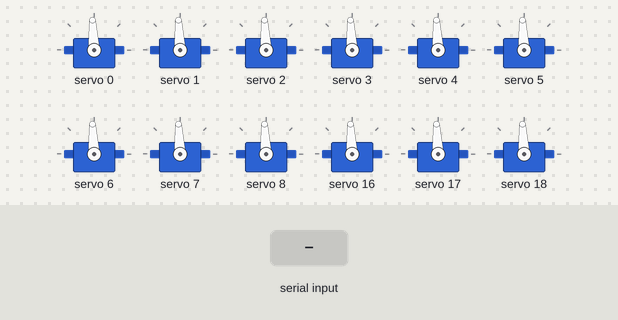
The sketch below on a simulated Seeed XIAO ESP32-C3. Shown: 12 × servo. The test bench sets the inputs (shaded band). EEPROM starts erased; what the sketch prints to the serial monitor is not drawn.

Above: at 5.9 s.
6.0 s: "w\n" received over Serial
7.5 s: "1\n" received over Serial
9.0 s: "2\n" received over Serial
Timing chart, 0 to 12.0 s (numbered marks = the images above; inputs shaded):
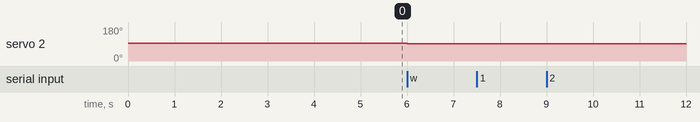

Measured:
- after the input at 6.0 s, servo 2: 93° → 92° at once
- after the input at 7.5 s, every drawn part: stays the same
- after the input at 9.0 s, every drawn part: stays the same

The sketch:

03_leg_ik_demo.ino
```cpp
// mini_hexapod stage 3: single-leg IK demo.
//
// Hardware: XIAO ESP32-C3 + 2x PCA9685 (right=0x40, left=0x41).
// Purpose:  Drive any leg's foot tip to commanded (x, y, z) in body frame
//           via inverse kinematics. Uses trims calibrated in stage 2 (loaded
//           from NVS). Verifies IK math + trims + per-joint sign conventions.
//
// Geometry (mm, body frame +X forward, +Y left, +Z up; origin = body center):
//   Coxa pivots and axis angles:
//     FR (+56.75, -32.0)   axis -45°
//     MR (  0.00, -42.4)   axis -90°
//     RR (-56.75, -32.0)   axis -135°
//     FL (+56.75, +32.0)   axis +45°
//     ML (  0.00, +42.4)   axis +90°
//     RL (-56.75, +32.0)   axis +135°
//   L2 (femur) = 55, L3 (tibia) = 89.5
//
// Joint conventions (the angles IK produces):
//   coxa  - CCW about body +Z, measured from this leg's coxa axis
//   femur - tilt ABOVE horizontal (positive = knee above coxa pivot)
//   knee  - bend DOWN from femur extension (positive = tibia rotates downward)
//
// SIGN[leg][joint]: +1 if servo us increases in same direction as kinematic
// angle, -1 if opposite. Defaults to +1 everywhere — edit and re-upload when
// you observe a joint moving the wrong way.
//
// Serial Monitor: 115200, "No line ending".
//
// Commands:
//   Leg select:  1=FR 2=MR 3=RR 4=FL 5=ML 6=RL
//   Move foot tip in body frame (current leg only):
//     w/s  +/- 1mm X (forward/back)    W/S  +/- 10mm
//     a/d  +/- 1mm Y (left/right)      A/D  +/- 10mm
//     r/f  +/- 1mm Z (up/down)         R/F  +/- 10mm
//   h    home current leg via IK (foot at standing pose)
//   H    home all 6 legs
//   z    zero current leg (joints to trim — kinematic zero, leg extended)
//   Z    zero all 6 legs
//   p    print state    ?    help
//
// Workflow: on boot all legs go to TRIM pose (fully extended outward — no IK,
// no SIGN involved, so any servo mount direction is OK).  Type 'h' to home
// current leg via IK. If a joint moves WRONG way, note which, flip the
// corresponding SIGN[][] entry below, re-upload.

#include <Wire.h>
#include <Adafruit_PWMServoDriver.h>
#include <Preferences.h>
#include <math.h>

constexpr uint16_t SERVO_MIN_US = 500;
constexpr uint16_t SERVO_MAX_US = 2500;
constexpr uint16_t SERVO_CTR_US = 1500;
constexpr uint8_t  PWM_FREQ_HZ  = 50;

constexpr uint8_t ADDR_RIGHT = 0x40;
constexpr uint8_t ADDR_LEFT  = 0x41;

Adafruit_PWMServoDriver pwm_right(ADDR_RIGHT);
Adafruit_PWMServoDriver pwm_left (ADDR_LEFT);

struct LegSpec {
  const char* name;
  uint8_t board_addr;
  uint8_t channels[3];  // [coxa, femur, knee]
};

const LegSpec LEGS[6] = {
  {"FR", ADDR_RIGHT, {0, 1, 2}},
  {"MR", ADDR_RIGHT, {3, 4, 5}},
  {"RR", ADDR_RIGHT, {6, 7, 8}},
  {"FL", ADDR_LEFT,  {0, 1, 2}},
  {"ML", ADDR_LEFT,  {3, 4, 5}},
  {"RL", ADDR_LEFT,  {6, 7, 8}},
};

struct LegGeom {
  float coxa_x, coxa_y, coxa_z;
  float axis_angle_rad;
};

struct IkResult {
  float coxa_rad, femur_rad, knee_rad;
  bool reachable;
};

const LegGeom GEOM[6] = {
  { +56.75f, -32.0f, 0.0f,        -PI / 4.0f },  // FR
  {   0.00f, -42.4f, 0.0f,        -PI / 2.0f },  // MR
  { -56.75f, -32.0f, 0.0f, -3.0f * PI / 4.0f },  // RR
  { +56.75f, +32.0f, 0.0f,        +PI / 4.0f },  // FL
  {   0.00f, +42.4f, 0.0f,        +PI / 2.0f },  // ML
  { -56.75f, +32.0f, 0.0f, +3.0f * PI / 4.0f },  // RL
};

constexpr float L2 = 55.0f;
constexpr float L3 = 89.5f;
constexpr float R_HOME = 55.0f;   // = L2. Foot horizontal offset from coxa pivot at L-pose rest.
constexpr float D_HOME = 89.5f;   // = L3. Foot depth below coxa pivot at L-pose rest.

// Per-joint sign table (+1 or -1). Loaded from NVS at boot — discovered by
// stage 2b (02b_sign_discovery). Default +1 for any joint not yet discovered.
int8_t SIGN[6][3];

// Kinematic joint angles at HOME pose. Computed at boot from the (R_HOME,
// D_HOME) target. Trim is treated as the REST pose (not geometric kinematic
// zero), so angleToUs subtracts these before converting to PWM delta. Result:
// when IK target == home pose, every servo sits exactly at trim — no movement.
float HOME_KIN_ANGLE[3] = {0.0f, 0.0f, 0.0f};

Adafruit_PWMServoDriver& driverFor(const LegSpec& leg) {
  return leg.board_addr == ADDR_RIGHT ? pwm_right : pwm_left;
}

uint16_t usToTicks(uint16_t us) {
  return (uint16_t)((uint32_t)us * PWM_FREQ_HZ * 4096UL / 1000000UL);
}

// --- State ---
Preferences prefs;
uint16_t trim_us[6][3];
float target_x[6], target_y[6], target_z[6];
uint8_t cur_leg = 0;

void loadTrims() {
  prefs.begin("hexa_trim", true);
  for (uint8_t l = 0; l < 6; ++l) {
    for (uint8_t j = 0; j < 3; ++j) {
      char k[16];
      snprintf(k, 16, "l%d_j%d", l, j);
      trim_us[l][j] = prefs.getUShort(k, SERVO_CTR_US);
    }
  }
  prefs.end();
}

void loadSigns() {
  prefs.begin("hexa_sign", true);
  for (uint8_t l = 0; l < 6; ++l) {
    for (uint8_t j = 0; j < 3; ++j) {
      char k[16];
      snprintf(k, 16, "l%d_j%d", l, j);
      SIGN[l][j] = (int8_t)prefs.getChar(k, (int8_t)+1);
    }
  }
  prefs.end();
}

// --- Kinematics ---
IkResult ikFootBody(uint8_t leg, float fx, float fy, float fz) {
  const LegGeom& g = GEOM[leg];
  float dx = fx - g.coxa_x;
  float dy = fy - g.coxa_y;
  float dz = fz - g.coxa_z;

  IkResult r;
  r.reachable = false;
  r.coxa_rad = r.femur_rad = r.knee_rad = 0.0f;

  float target_angle = atan2f(dy, dx);
  float coxa = target_angle - g.axis_angle_rad;
  while (coxa >  PI) coxa -= 2.0f * PI;
  while (coxa < -PI) coxa += 2.0f * PI;

  float horiz = sqrtf(dx*dx + dy*dy);
  float d2 = horiz*horiz + dz*dz;
  float d = sqrtf(d2);

  if (d > (L2 + L3 + 0.01f) || d < fabsf(L2 - L3) - 0.01f) {
    return r;  // unreachable
  }

  // Knee-up config: femur tilts CCW from coxa-to-foot line in the vertical plane.
  float femur = atan2f(dz, horiz) + acosf((L2*L2 + d2 - L3*L3) / (2.0f * L2 * d));
  float knee_interior = acosf((L2*L2 + L3*L3 - d2) / (2.0f * L2 * L3));
  float knee = PI - knee_interior;

  r.coxa_rad = coxa;
  r.femur_rad = femur;
  r.knee_rad = knee;
  r.reachable = true;
  return r;
}

uint16_t angleToUs(uint8_t leg, uint8_t joint, float angle_rad) {
  // Trim represents the HOME pose (not geometric kinematic zero) — so subtract
  // home-pose angle first to get the delta that should drive the servo.
  float delta_rad = angle_rad - HOME_KIN_ANGLE[joint];
  float deg = delta_rad * 180.0f / PI;
  deg *= (float)SIGN[leg][joint];
  float us = (float)trim_us[leg][joint] + deg * ((float)(SERVO_MAX_US - SERVO_MIN_US) / 180.0f);
  if (us < (float)SERVO_MIN_US) us = SERVO_MIN_US;
  if (us > (float)SERVO_MAX_US) us = SERVO_MAX_US;
  return (uint16_t)(us + 0.5f);
}

void cmdJointAngle(uint8_t leg, uint8_t joint, float angle_rad) {
  const LegSpec& L = LEGS[leg];
  uint16_t us = angleToUs(leg, joint, angle_rad);
  driverFor(L).setPWM(L.channels[joint], 0, usToTicks(us));
}

void cmdJointTrim(uint8_t leg, uint8_t joint) {
  const LegSpec& L = LEGS[leg];
  driverFor(L).setPWM(L.channels[joint], 0, usToTicks(trim_us[leg][joint]));
}

bool commandFoot(uint8_t leg, float fx, float fy, float fz) {
  IkResult ik = ikFootBody(leg, fx, fy, fz);
  if (!ik.reachable) {
    Serial.print("  UNREACHABLE: (");
    Serial.print(fx); Serial.print(", ");
    Serial.print(fy); Serial.print(", ");
    Serial.print(fz); Serial.println(")");
    return false;
  }
  cmdJointAngle(leg, 0, ik.coxa_rad);
  cmdJointAngle(leg, 1, ik.femur_rad);
  cmdJointAngle(leg, 2, ik.knee_rad);
  target_x[leg] = fx;
  target_y[leg] = fy;
  target_z[leg] = fz;
  return true;
}

void homePoseForLeg(uint8_t leg, float& x, float& y, float& z) {
  const LegGeom& g = GEOM[leg];
  x = g.coxa_x + R_HOME * cosf(g.axis_angle_rad);
  y = g.coxa_y + R_HOME * sinf(g.axis_angle_rad);
  z = g.coxa_z - D_HOME;
}

void computeHomeKinAngles() {
  // Geometry is symmetric across legs at home, so any leg's IK yields the
  // same kinematic angles. Use FR (leg 0) as the reference.
  float x, y, z;
  homePoseForLeg(0, x, y, z);
  IkResult ik = ikFootBody(0, x, y, z);
  if (ik.reachable) {
    HOME_KIN_ANGLE[0] = ik.coxa_rad;
    HOME_KIN_ANGLE[1] = ik.femur_rad;
    HOME_KIN_ANGLE[2] = ik.knee_rad;
  }
}

void homeLeg(uint8_t leg) {
  float x, y, z;
  homePoseForLeg(leg, x, y, z);
  commandFoot(leg, x, y, z);
}

void homeAll() {
  for (uint8_t l = 0; l < 6; ++l) homeLeg(l);
}

void zeroLeg(uint8_t leg) {
  // Trim corresponds to home pose under the rest-pose-trim convention, so
  // command joints directly to trim AND set the tracked target to home.
  for (uint8_t j = 0; j < 3; ++j) cmdJointTrim(leg, j);
  homePoseForLeg(leg, target_x[leg], target_y[leg], target_z[leg]);
}

void zeroAll() {
  for (uint8_t l = 0; l < 6; ++l) zeroLeg(l);
}

// --- UI ---
void printState() {
  const LegSpec& L = LEGS[cur_leg];
  Serial.println();
  Serial.print("[Leg "); Serial.print(L.name); Serial.print("] target_body_mm = (");
  Serial.print(target_x[cur_leg]); Serial.print(", ");
  Serial.print(target_y[cur_leg]); Serial.print(", ");
  Serial.print(target_z[cur_leg]); Serial.println(")");
  IkResult ik = ikFootBody(cur_leg, target_x[cur_leg], target_y[cur_leg], target_z[cur_leg]);
  if (!ik.reachable) {
    Serial.println("  IK: UNREACHABLE");
    return;
  }
  Serial.print("  joint_deg: coxa="); Serial.print(ik.coxa_rad * 180.0f / PI);
  Serial.print(" femur=");            Serial.print(ik.femur_rad * 180.0f / PI);
  Serial.print(" knee=");             Serial.println(ik.knee_rad * 180.0f / PI);
  Serial.print("  trim_us:   coxa="); Serial.print(trim_us[cur_leg][0]);
  Serial.print(" femur=");            Serial.print(trim_us[cur_leg][1]);
  Serial.print(" knee=");             Serial.println(trim_us[cur_leg][2]);
  Serial.print("  sign:      coxa="); Serial.print(SIGN[cur_leg][0]);
  Serial.print(" femur=");            Serial.print(SIGN[cur_leg][1]);
  Serial.print(" knee=");             Serial.println(SIGN[cur_leg][2]);
  Serial.print("  servo_us:  coxa="); Serial.print(angleToUs(cur_leg, 0, ik.coxa_rad));
  Serial.print(" femur=");            Serial.print(angleToUs(cur_leg, 1, ik.femur_rad));
  Serial.print(" knee=");             Serial.println(angleToUs(cur_leg, 2, ik.knee_rad));
}

void printHelp() {
  Serial.println();
  Serial.println("Commands:");
  Serial.println("  1-6  select leg (FR/MR/RR/FL/ML/RL)");
  Serial.println("  w/s  +/- 1mm X    W/S  +/- 10mm    (X = forward/back, body frame)");
  Serial.println("  a/d  +/- 1mm Y    A/D  +/- 10mm    (Y = left/right)");
  Serial.println("  r/f  +/- 1mm Z    R/F  +/- 10mm    (Z = up/down)");
  Serial.println("  h    home current leg via IK     H    home all");
  Serial.println("  z    zero current leg (trim)     Z    zero all");
  Serial.println("  p    print state                 ?    help");
}

void nudge(float dx, float dy, float dz) {
  float nx = target_x[cur_leg] + dx;
  float ny = target_y[cur_leg] + dy;
  float nz = target_z[cur_leg] + dz;
  if (commandFoot(cur_leg, nx, ny, nz)) {
    Serial.print("  target=("); Serial.print(nx); Serial.print(", ");
    Serial.print(ny); Serial.print(", "); Serial.print(nz); Serial.println(")");
  }
}

void handleCommand(char c) {
  switch (c) {
    case '1': case '2': case '3': case '4': case '5': case '6':
      cur_leg = c - '1';
      Serial.print("Selected leg: "); Serial.println(LEGS[cur_leg].name);
      printState();
      break;
    case 'w': nudge(+1, 0, 0); break;
    case 's': nudge(-1, 0, 0); break;
    case 'a': nudge(0, +1, 0); break;
    case 'd': nudge(0, -1, 0); break;
    case 'r': nudge(0, 0, +1); break;
    case 'f': nudge(0, 0, -1); break;
    case 'W': nudge(+10, 0, 0); break;
    case 'S': nudge(-10, 0, 0); break;
    case 'A': nudge(0, +10, 0); break;
    case 'D': nudge(0, -10, 0); break;
    case 'R': nudge(0, 0, +10); break;
    case 'F': nudge(0, 0, -10); break;
    case 'h':
      Serial.print("Homing leg "); Serial.println(LEGS[cur_leg].name);
      homeLeg(cur_leg);
      printState();
      break;
    case 'H':
      Serial.println("Homing all legs.");
      homeAll();
      break;
    case 'z':
      Serial.print("Zeroing leg "); Serial.println(LEGS[cur_leg].name);
      zeroLeg(cur_leg);
      break;
    case 'Z':
      Serial.println("Zeroing all legs.");
      zeroAll();
      break;
    case 'p':
      printState();
      break;
    case '?':
      printHelp();
      break;
    default:
      break;
  }
}

void setup() {
  Serial.begin(115200);
  delay(1000);
  Serial.println();
  Serial.println("=== mini_hexapod stage 3: single-leg IK demo ===");

  Wire.begin();
  pwm_right.begin();
  pwm_right.setOscillatorFrequency(27000000);
  pwm_right.setPWMFreq(PWM_FREQ_HZ);
  pwm_left.begin();
  pwm_left.setOscillatorFrequency(27000000);
  pwm_left.setPWMFreq(PWM_FREQ_HZ);
  delay(200);

  loadTrims();
  loadSigns();
  computeHomeKinAngles();

  for (uint8_t l = 0; l < 6; ++l) {
    homePoseForLeg(l, target_x[l], target_y[l], target_z[l]);
  }

  Serial.println("Loaded trims from NVS. Driving all joints to TRIM (kinematic zero).");
  Serial.println("Body should be on a stand. Holding 3s before commanding servos...");
  delay(3000);
  zeroAll();
  delay(500);

  Serial.println();
  Serial.println("All legs at kinematic zero (fully extended outward).");
  Serial.println("Type 'h' to drive FR to its home pose via IK; '?' for help.");
  printState();
}

void loop() {
  if (Serial.available()) {
    char c = Serial.read();
    if (c == '\n' || c == '\r' || c == ' ' || c == '\t') return;
    handleCommand(c);
  }
}
```
